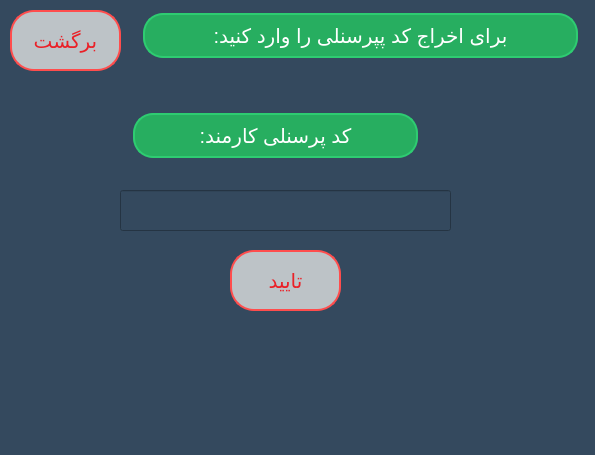
<?xml version="1.0" encoding="UTF-8"?>
<ui version="4.0">
 <class>del_emp</class>
 <widget class="QWidget" name="del_emp">
  <property name="geometry">
   <rect>
    <x>0</x>
    <y>0</y>
    <width>595</width>
    <height>455</height>
   </rect>
  </property>
  <property name="windowTitle">
   <string>Form</string>
  </property>
  <property name="styleSheet">
   <string notr="true">background: #34495e;</string>
  </property>
  <widget class="QLabel" name="lbl_text">
   <property name="geometry">
    <rect>
     <x>150</x>
     <y>350</y>
     <width>291</width>
     <height>31</height>
    </rect>
   </property>
   <property name="styleSheet">
    <string notr="true">color:#FF4500; font-size:18px;</string>
   </property>
   <property name="text">
    <string/>
   </property>
  </widget>
  <widget class="QPushButton" name="print_information">
   <property name="geometry">
    <rect>
     <x>230</x>
     <y>250</y>
     <width>111</width>
     <height>61</height>
    </rect>
   </property>
   <property name="cursor">
    <cursorShape>PointingHandCursor</cursorShape>
   </property>
   <property name="styleSheet">
    <string notr="true">border-radius: 24px;

	color:#EA2027; background-color:#bdc3c7; border: 2px solid #ff4d4d;  font-size:20px;</string>
   </property>
   <property name="text">
    <string>تایید</string>
   </property>
  </widget>
  <widget class="QLineEdit" name="ncod">
   <property name="geometry">
    <rect>
     <x>120</x>
     <y>190</y>
     <width>331</width>
     <height>41</height>
    </rect>
   </property>
   <property name="styleSheet">
    <string notr="true">color:white; font-size:20px;</string>
   </property>
  </widget>
  <widget class="QLabel" name="label_5">
   <property name="geometry">
    <rect>
     <x>130</x>
     <y>110</y>
     <width>291</width>
     <height>51</height>
    </rect>
   </property>
   <property name="styleSheet">
    <string notr="true">	border: 0;
	background: #27ae60;
	display: block;
	margin: 3px 3px;
	text-align: center;
	border: 2px solid #2ecc71;
	outline: none;
	color: white;
	border-radius: 20px;
	font-size:20px;	</string>
   </property>
   <property name="text">
    <string>کد پرسنلی کارمند:</string>
   </property>
   <property name="alignment">
    <set>Qt::AlignCenter</set>
   </property>
  </widget>
  <widget class="QPushButton" name="print_information_2">
   <property name="geometry">
    <rect>
     <x>10</x>
     <y>10</y>
     <width>111</width>
     <height>61</height>
    </rect>
   </property>
   <property name="cursor">
    <cursorShape>PointingHandCursor</cursorShape>
   </property>
   <property name="styleSheet">
    <string notr="true">border-radius: 24px;

	color:#EA2027; background-color:#bdc3c7; border: 2px solid #ff4d4d;  font-size:20px;</string>
   </property>
   <property name="text">
    <string>برگشت</string>
   </property>
  </widget>
  <widget class="QLabel" name="label_6">
   <property name="geometry">
    <rect>
     <x>140</x>
     <y>10</y>
     <width>441</width>
     <height>51</height>
    </rect>
   </property>
   <property name="styleSheet">
    <string notr="true">	border: 0;
	background: #27ae60;
	display: block;
	margin: 3px 3px;
	text-align: center;
	border: 2px solid #2ecc71;
	outline: none;
	color: white;
	border-radius: 20px;
	font-size:20px;	</string>
   </property>
   <property name="text">
    <string>برای اخراج کد پپرسنلی را وارد کنید:</string>
   </property>
   <property name="alignment">
    <set>Qt::AlignCenter</set>
   </property>
  </widget>
 </widget>
 <resources/>
 <connections/>
</ui>
